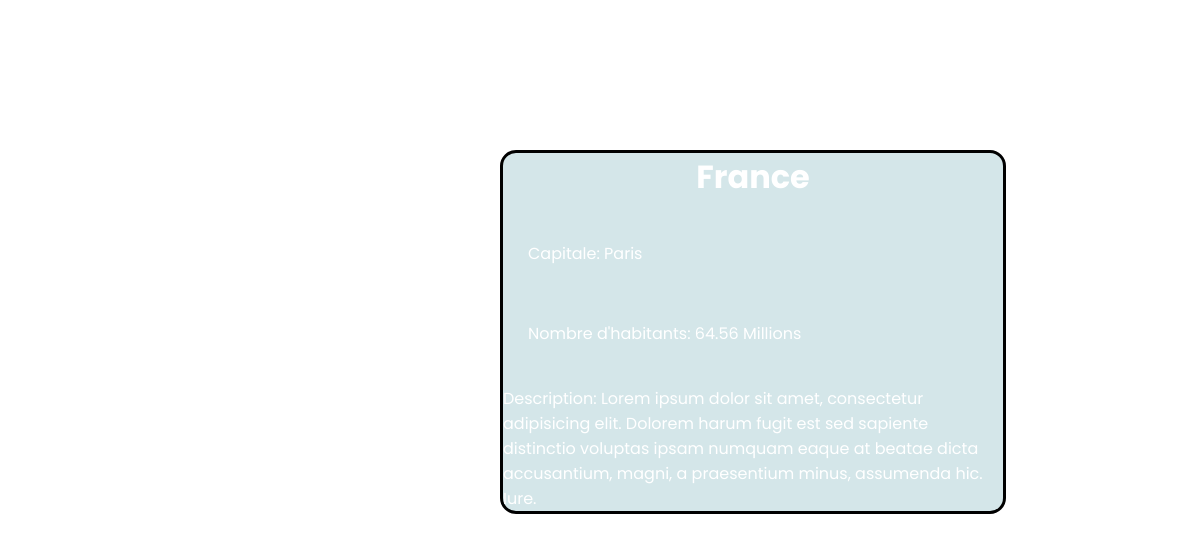
The app's page /element.php?id=6 with its own data.
### tables this page shows
CREATE TABLE `country` (
  `id` int(11) NOT NULL,
  `Name` varchar(255) NOT NULL,
  `Capitale` varchar(255) NOT NULL,
  `Population` decimal(10,2) NOT NULL,
  `Description` varchar(255) NOT NULL
);

### element.php (the view, shortened to what this page needs)
<?php
if (isset($_GET['id'])) {
try{
  $bdd = new PDO('mysql:host=localhost;dbname=autocompletion', 'root', '', array(PDO::ATTR_ERRMODE => PDO::ERRMODE_WARNING));
}
catch (PDOException $e) {
    echo 'Echec de la connexion : ' . $e->getMessage();
}
    $stmt=$bdd->prepare("SELECT * FROM country WHERE id=?");
    $stmt->execute([$_GET['id']]);
    $fetch=$stmt->fetchAll(PDO::FETCH_OBJ);
?>
<!DOCTYPE html>
<html lang="en">
<head>
    <link rel="stylesheet" href="style2.css">
</head>
<body>
    <div>
        <?php
                  foreach ($fetch as $key) {
                    echo '<h1>'.$key->Name.'</h1></br>';
                    echo '<li> Capitale: '.$key->Capitale.'</li></br>';
                    echo "<li>Nombre d'habitants: ".$key->Population.' Millions</li></br>';
                    echo '<liclass="scroll">Description: '.$key->Description.'</li></br>';
                    }
                }
        ?>
    </div>
</body>
</html>

### style2.css (style rules this page uses)
*, html { margin: 0; padding: 0; }
body { background-image: url(Image/img.jpg); background-repeat: no-repeat; background-size: 100%; background-position: center; font-family: 'Poppins', sans-serif; }
body div { border-radius: 1em; position: absolute; top: 150px; left: 500px; width: 500px; height: auto; border: solid black; background-color: rgba(0, 105, 123, 0.17); color: white; }
body div h1 { display: flex; justify-content: center; }
body div li { text-shadow: gray; list-style: none; padding: 5px 15px; margin: 10px; }

### records on screen
country: Name "France", Capitale "Paris", Population "64.56", Description "Lorem ipsum dolor sit amet, consectetur adipisicing elit. Dolorem harum fugit est sed sapiente distinctio voluptas ipsam numquam eaque at beatae dicta accusantium, magni, a praesentium minus, assumenda hic. Iure."
